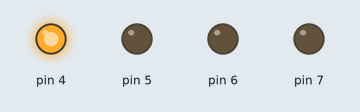
This sketch was run on a simulated Arduino Uno, built with avr-gcc and run on an emulated ATmega328P. Parts: output pins drawn as LEDs (lit = HIGH).

Above: at 0.15 s.
At 1.45 s:
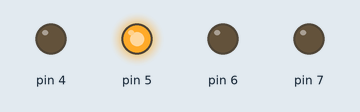
At 4.05 s:
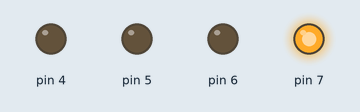
At 6.65 s:
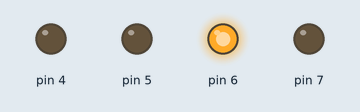
At 12.5 s:
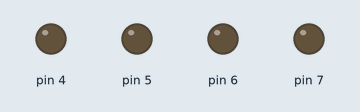
Timing chart, 0 to 13.5 s (numbered marks = the images above):
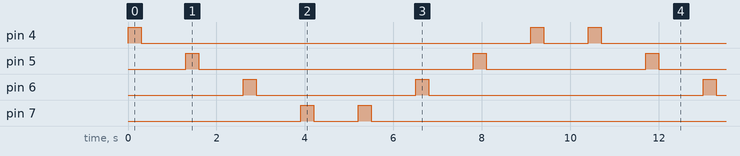

Measured:
- by itself, pin 4: repeats every 10.4 s: LOW 8.8 s, HIGH 0.30 s, LOW 1.0 s, HIGH 0.30 s
- by itself, pin 5: repeats every 10.4 s: LOW 6.2 s, HIGH 0.30 s, LOW 3.6 s, HIGH 0.30 s
- by itself, pin 6: repeats every 10.4 s: LOW 3.6 s, HIGH 0.30 s, LOW 6.2 s, HIGH 0.30 s
- by itself, pin 7: repeats every 10.4 s: LOW 1.0 s, HIGH 0.30 s, LOW 8.8 s, HIGH 0.30 s

The sketch:

sheet.ino
```cpp
void setup() {
  pinMode(4, OUTPUT);
  pinMode(5, OUTPUT);
  pinMode(6, OUTPUT);
  pinMode(7, OUTPUT);
  // put your setup code here, to run once:

}

void loop() {
  digitalWrite(4, HIGH);
  delay(300);
  digitalWrite(4, LOW);
  delay(1000);

  digitalWrite(5, HIGH);
  delay(300);
  digitalWrite(5, LOW);
  delay(1000);

  digitalWrite(6, HIGH);
  delay(300);
  digitalWrite(6, LOW);
  delay(1000);

  digitalWrite(7, HIGH);
  delay(300);
  digitalWrite(7, LOW);
  delay(1000);

   digitalWrite(7, HIGH);
  delay(300);
  digitalWrite(7, LOW);
  delay(1000);

  digitalWrite(6, HIGH);
  delay(300);
  digitalWrite(6, LOW);
  delay(1000);

  digitalWrite(5, HIGH);
  delay(300);
  digitalWrite(5, LOW);
  delay(1000);

  digitalWrite(4, HIGH);
  delay(300);
  digitalWrite(4, LOW);
  delay(1000);
  // put your main code here, to run repeatedly:

}
```
